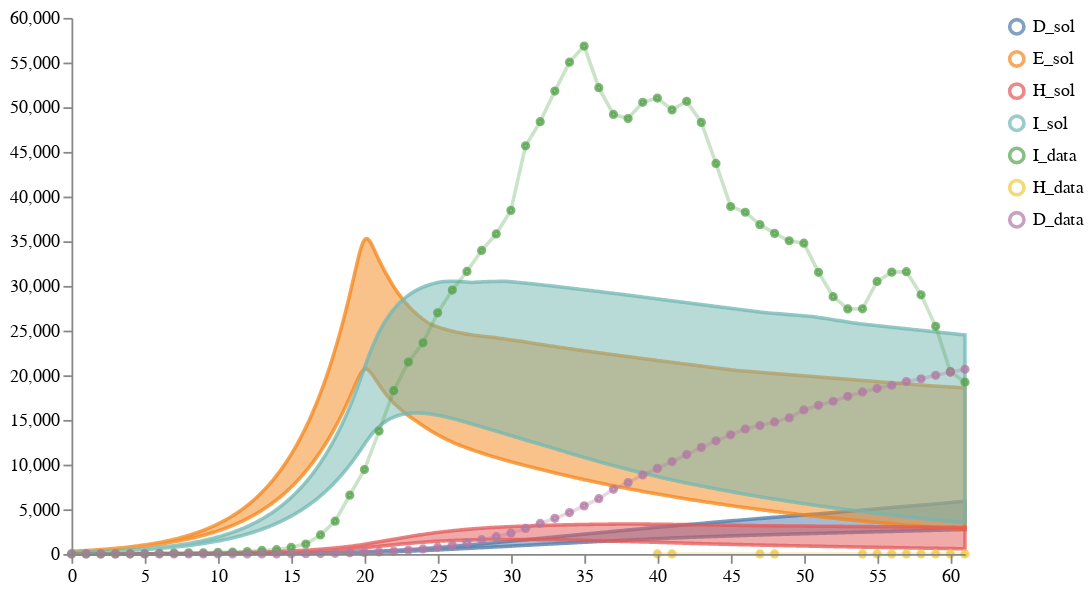

Here is the notebook cell this chart was saved with:
### Markdown cell above
### MODEL 1 - SEIRHD with NPI of Type 1

### Code cell
num_samples = 100
models = [model1]
data_location = DATA_PATH + "NYS_T1_forecast1.csv"
weights = [1]
solution_mappings = [{"I": "I", "E": "E", "H": "H", "D": "D"}]

# Run the calibration and sampling
result1A1 = load_and_calibrate_and_sample_ensemble_model(
    models,
    data_location,
    weights,
    solution_mappings,
    num_samples,
    timepoints1,
    verbose=True,
    total_population=19340000,
    num_iterations=N_ITERATIONS,
    time_unit="days",
    visual_options={"title": "Calibrated Ensemble", "keep":".*_sol"}
)

# Plot results
schema = plots.trajectories(pd.DataFrame(result1A1["data"]), keep=".*_sol",
                            points=all_data1.reset_index(drop=True).rename(columns={"I":"I_data", "H":"H_data", "D":"D_data"}),
                           )
schema = plots.pad(schema, 5)
plots.ipy_display(schema)

### Figure 1 — Vega specification as saved in the notebook (floating-point values rounded to 4 significant figures; data arrays with more than 128 entries replaced by an {"elided": "..."} marker saying what was removed)
{"$schema": "https://vega.github.io/schema/vega/v5.json", "axes": [{"name": "x_axis", "orient": "bottom", "scale": "xscale", "zindex": 100}, {"name": "y_axis", "orient": "left", "scale": "yscale", "zindex": 100}], "data": [{"name": "distributions", "values": {"elided": "2444 records"}}, {"name": "traces", "transform": [{"expr": "isValid(datum.value)", "type": "filter"}], "values": []}, {"name": "points", "values": {"elided": "136 records"}}, {"name": "markers", "values": []}, {"name": "selected", "on": [{"remove": true, "trigger": "clear"}, {"remove": true, "trigger": "!shift"}, {"insert": "clicked", "trigger": "!shift && clicked"}, {"toggle": "clicked", "trigger": "shift && clicked"}]}], "height": 300, "legends": [{"encode": {"labels": {"interactive": true, "name": "legendLabel", "update": {"opacity": [{"test": "!length(data('selected')) || indata('selected', 'value', datum.value)", "value": 1}, {"value": 0.25}]}}, "symbols": {"interactive": true, "name": "legendSymbol", "update": {"fill": {"value": "transparent"}, "opacity": [{"test": "!length(data('selected')) || indata('selected', 'value', datum.value)", "value": 0.7}, {"value": 0.15}], "size": {"value": 64}, "strokeWidth": {"value": 2}}}}, "name": "color_legend", "stroke": "color"}], "marks": [{"from": {"facet": {"data": "points", "groupby": "trajectory", "name": "points_split"}}, "marks": [{"encode": {"hover": {"fillOpacity": {"value": 0.9}}, "update": {"fill": {"field": "trajectory", "scale": "color"}, "fillOpacity": [{"test": "!length(data('selected')) || indata('selected', 'value', datum.trajectory)", "value": 0.5}, {"value": 0.15}], "size": {"value": 10}, "stroke": {"field": "trajectory", "scale": "color"}, "strokeOpacity": [{"test": "!length(data('selected')) || indata('selected', 'value', datum.trajectory)", "value": 0.75}, {"value": 0.15}], "strokeWidth": {"value": 2}, "tooltip": {"field": "value"}, "x": {"field": "timepoint", "scale": "xscale"}, "y": {"field": "value", "scale": "yscale"}}}, "from": {"data": "points_split"}, "name": "_points_symbol", "type": "symbol", "zindex": 3}, {"encode": {"hover": {"fillOpacity": {"value": 0.9}}, "update": {"interpolate": {"value": "linear"}, "stroke": {"field": "trajectory", "scale": "color"}, "strokeOpacity": [{"test": "!length(data('selected')) || indata('selected', 'value', datum.trajectory)", "value": 0.3}, {"value": 0.1}], "strokeWidth": {"value": 2}, "x": {"field": "timepoint", "scale": "xscale"}, "y": {"field": "value", "scale": "yscale"}}}, "from": {"data": "points_split"}, "name": "_points_line", "type": "line", "zindex": 3}], "name": "_points", "type": "group", "zindex": 3}, {"from": {"facet": {"data": "traces", "groupby": "trajectory", "name": "traces_split"}}, "marks": [{"encode": {"hover": {"fillOpacity": {"value": 0.9}}, "update": {"interpolate": {"value": "linear"}, "stroke": {"field": "trajectory", "scale": "color"}, "strokeOpacity": [{"test": "!length(data('selected')) || indata('selected', 'value', datum.trajectory)", "value": 0.75}, {"value": 0.15}], "strokeWidth": {"value": 2}, "x": {"field": "timepoint", "scale": "xscale"}, "y": {"field": "value", "scale": "yscale"}}}, "from": {"data": "traces_split"}, "name": "_traces_lines", "type": "line"}], "name": "_traces", "type": "group", "zindex": 2}, {"from": {"facet": {"data": "distributions", "groupby": "trajectory", "name": "trajectory_split"}}, "marks": [{"encode": {"hover": {"fillOpacity": {"value": 0.9}}, "update": {"fill": {"field": "trajectory", "scale": "color"}, "fillOpacity": [{"test": "!length(data('selected')) || indata('selected', 'value', datum.trajectory)", "value": 0.5}, {"value": 0.15}], "interpolate": {"value": "linear"}, "stroke": {"field": "trajectory", "scale": "color"}, "strokeOpacity": [{"test": "!length(data('selected')) || indata('selected', 'value', datum.trajectory)", "value": 0.75}, {"value": 0.15}], "strokeWidth": {"value": 2}, "x": {"field": "timepoint", "scale": "xscale"}, "y": {"field": "upper", "scale": "yscale"}, "y2": {"field": "lower", "scale": "yscale"}}}, "from": {"data": "trajectory_split"}, "type": "area"}], "name": "_distributions", "type": "group", "zindex": 1}, {"marks": [{"encode": {"enter": {"stroke": {"value": "lightgray"}}, "update": {"opacity": {"value": 1}, "x": {"field": "timepoint", "scale": "xscale"}, "y": {"signal": "height"}, "y2": {"value": 0}}}, "from": {"data": "markers"}, "name": "_marker text", "type": "rule"}, {"encode": {"enter": {"fontSize": {"value": 8}, "text": {"field": "datum.label"}, "y": {"value": 0}}}, "from": {"data": "_marker text"}, "name": "_marker flags", "transform": [{"as": ["x", "_y", "opacity", "align", "baseline"], "lineAnchor": "start", "offset": [1], "size": {"signal": "[width, height]"}, "type": "label"}], "type": "text"}], "name": "_markers", "type": "group"}], "padding": 5, "scales": [{"domain": {"fields": [{"data": "distributions", "field": "timepoint"}, {"data": "traces", "field": "timepoint"}, {"data": "points", "field": "timepoint"}, {"data": "markers", "field": "timepoint"}]}, "name": "xscale", "range": "width", "type": "linear", "zero": false}, {"domain": {"fields": [{"data": "distributions", "field": "lower"}, {"data": "distributions", "field": "upper"}, {"data": "traces", "field": "value"}, {"data": "points", "field": "value"}]}, "name": "yscale", "nice": true, "range": "height", "type": "linear", "zero": true}, {"domain": {"fields": [{"data": "distributions", "field": "trajectory"}, {"data": "traces", "field": "trajectory"}, {"data": "points", "field": "trajectory"}]}, "name": "color", "range": "category", "type": "ordinal"}], "signals": [{"name": "clear", "on": [{"events": "mouseup[!event.item]", "force": true, "update": "true"}], "value": true}, {"name": "shift", "on": [{"events": "@legendSymbol:click, @legendLabel:click", "force": true, "update": "event.shiftKey"}], "value": false}, {"name": "clicked", "on": [{"events": "@legendSymbol:click, @legendLabel:click", "force": true, "update": "{value: datum.value}"}], "value": null}], "width": 500}
